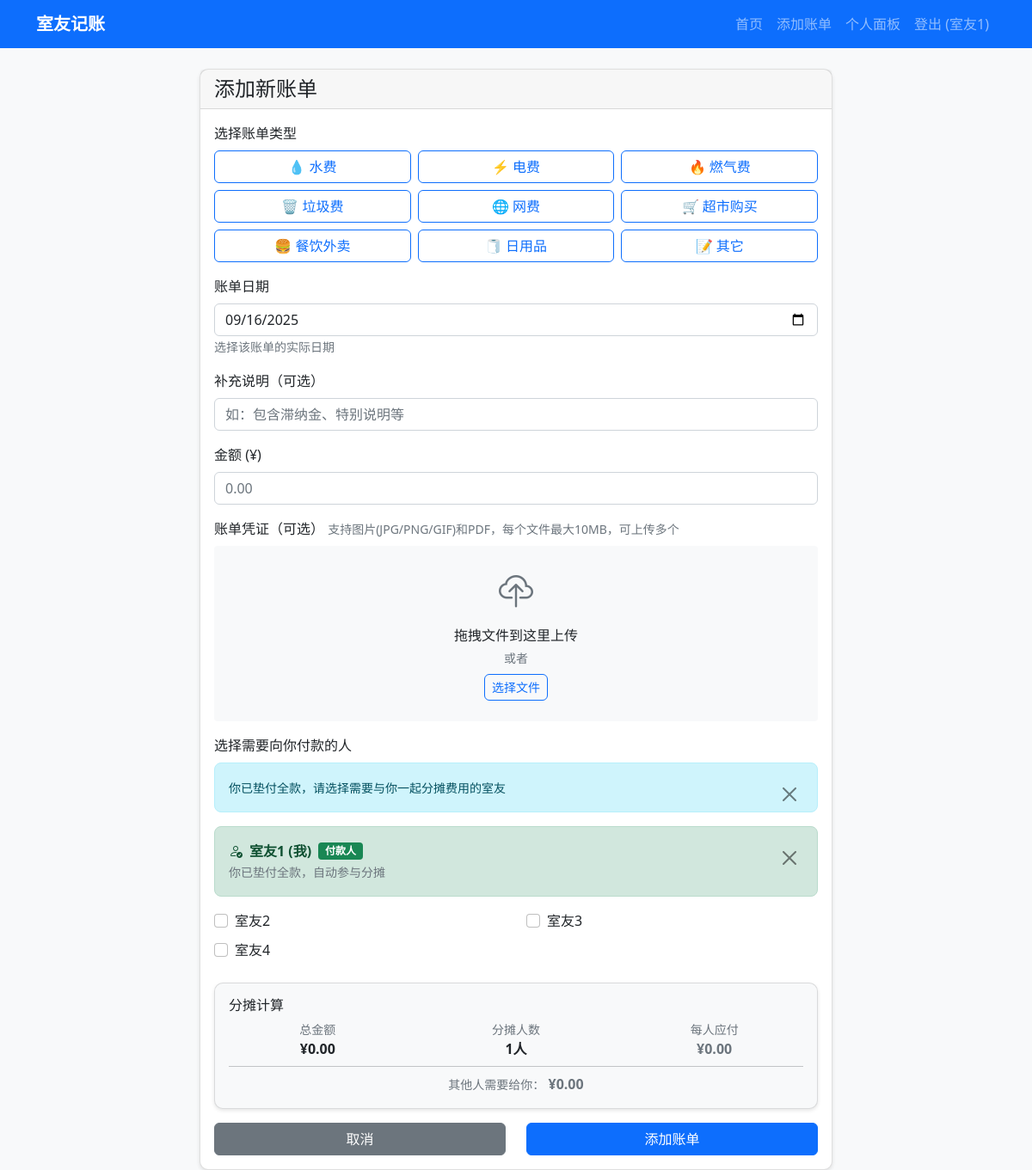
Screenshot of /add_bill (signed in) with the database file from the repository.
### models.py (models this page shows, shortened)
class User(UserMixin, db.Model):
    id = db.Column(db.Integer, primary_key=True)
    username = db.Column(db.String(80), unique=True, nullable=False)
    password_hash = db.Column(db.String(120), nullable=False)
    display_name = db.Column(db.String(100), nullable=False)
    created_at = db.Column(db.DateTime, default=datetime.utcnow)
    bills_paid = db.relationship('Bill', backref='payer', lazy=True, foreign_keys='Bill.payer_id')
    settlements = db.relationship('Settlement', backref='settler', lazy=True)

### app.py (the view, shortened to what this page needs)
@app.route('/add_bill', methods=['GET', 'POST'])
@login_required
def add_bill():
    users = User.query.all()
    today = datetime.now().strftime('%Y-%m-%d')
    return render_template('add_bill.html', users=users, today=today)

### app.py (called while the page is built)
@login_manager.user_loader
def load_user(user_id):
    return User.query.get(int(user_id))

### templates/add_bill.html (shortened to what this page needs)
{% extends "base.html" %}
{% block content %}
<div class="row justify-content-center">
    <div class="col-md-8">
        <div class="card">
            <div class="card-header">
                <h4 class="mb-0">添加新账单</h4>
            </div>
            <div class="card-body">
                <form method="POST" enctype="multipart/form-data">
                    <div class="mb-3">
                        <label class="form-label">选择账单类型</label>
                        <div class="row g-2">
                            <div class="col-md-4 col-6">
                                <label class="btn btn-outline-primary w-100" for="type_water">
                                    💧 水费
                                </label>
                            </div>
                            <div class="col-md-4 col-6">
                                <label class="btn btn-outline-primary w-100" for="type_electricity">
                                    ⚡ 电费
                                </label>
                            </div>
                            <div class="col-md-4 col-6">
                                <label class="btn btn-outline-primary w-100" for="type_gas">
                                    🔥 燃气费
                                </label>
                            </div>
                            <div class="col-md-4 col-6">
                                <label class="btn btn-outline-primary w-100" for="type_trash">
                                    🗑️ 垃圾费
                                </label>
                            </div>
                            <div class="col-md-4 col-6">
                                <label class="btn btn-outline-primary w-100" for="type_internet">
                                    🌐 网费
                                </label>
                            </div>
                            <div class="col-md-4 col-6">
                                <label class="btn btn-outline-primary w-100" for="type_shopping">
                                    🛒 超市购买
                                </label>
                            </div>
                            <div class="col-md-4 col-6">
                                <label class="btn btn-outline-primary w-100" for="type_food">
                                    🍔 餐饮外卖
                                </label>
                            </div>
                            <div class="col-md-4 col-6">
                                <label class="btn btn-outline-primary w-100" for="type_daily">
                                    🧻 日用品
                                </label>
                            </div>
                            <div class="col-md-4 col-6">
                                <label class="btn btn-outline-primary w-100" for="type_other">
                                    📝 其它
                                </label>
                            </div>
                        </div>
                    </div>
                    <div class="mb-3">
                        <label for="bill_date" class="form-label">账单日期</label>
                        <input type="date" class="form-control" id="bill_date" name="bill_date"
                               value="{{ today }}" required>
                        <small class="form-text text-muted">选择该账单的实际日期</small>
                    </div>
                    <div class="mb-3">
                        <label for="notes" class="form-label">补充说明（可选）</label>
                        <input type="text" class="form-control" id="notes" name="notes"
                               placeholder="如：包含滞纳金、特别说明等">
                    </div>
                    <div class="mb-3">
                        <label for="amount" class="form-label">金额 (¥)</label>
                        <input type="number" class="form-control" id="amount" name="amount"
                               step="0.01" min="0" placeholder="0.00" required>
                    </div>
                    <div class="mb-3">
                        <label class="form-label">
                            账单凭证（可选）
                            <small class="text-muted">支持图片(JPG/PNG/GIF)和PDF，每个文件最大10MB，可上传多个</small>
                        </label>
                        <div id="drop-zone" class="border-2 border-dashed border-secondary rounded p-4 text-center position-relative"
                             style="background-color: #f8f9fa; cursor: pointer; min-height: 150px;">
                            <div id="drop-zone-content">
                                <i class="bi bi-cloud-upload fs-1 text-secondary"></i>
                                <p class="mt-2 mb-1">拖拽文件到这里上传</p>
                                <p class="text-muted small mb-2">或者</p>
                                <button type="button" class="btn btn-outline-primary btn-sm" id="browse-btn">
                                    选择文件
                                </button>
                            </div>
                        </div>
                    </div>
                    <div class="mb-3">
                        <label class="form-label">选择需要向你付款的人</label>
                        <div class="alert alert-info alert-dismissible fade show">
                            <button type="button" class="btn-close" data-bs-dismiss="alert" aria-label="关闭"></button>
                            <small>你已垫付全款，请选择需要与你一起分摊费用的室友</small>
                        </div>
                        <div class="alert alert-success mb-3 alert-dismissible fade show">
                            <button type="button" class="btn-close" data-bs-dismiss="alert" aria-label="关闭"></button>
                            <div class="d-flex align-items-center">
                                <i class="bi bi-person-check me-2"></i>
                                <strong>{{ current_user.display_name }} (我)</strong>
                                <span class="badge bg-success ms-2">付款人</span>
                            </div>
                            <small class="text-muted">你已垫付全款，自动参与分摊</small>
                        </div>
                        <div class="row">
                            {% for user in users %}
                                {% if user.id != current_user.id %}
                                    <div class="col-md-6 mb-2">
                                        <div class="form-check">
                                            <input class="form-check-input participant-checkbox" type="checkbox"
                                                   name="participants" value="{{ user.id }}" id="user{{ user.id }}">
                                            <label class="form-check-label" for="user{{ user.id }}">
                                                {{ user.display_name }}
                                            </label>
                                        </div>
                                    </div>
                                {% endif %}
                            {% endfor %}
                        </div>
                    </div>
                    <div class="mb-3">
                        <div class="card bg-light">
                            <div class="card-body">
                                <h6 class="card-title">分摊计算</h6>
                                <div id="split-calculation">
                                    <div class="row text-center">
                                        <div class="col-4">
                                            <div class="text-muted small">总金额</div>
                                            <div class="fw-bold" id="total-amount">¥0.00</div>
                                        </div>
                                        <div class="col-4">
                                            <div class="text-muted small">分摊人数</div>
                                            <div class="fw-bold" id="participant-count">1人</div>
                                        </div>
                                        <div class="col-4">
                                            <div class="text-muted small">每人应付</div>
                                            <div class="fw-bold text-primary" id="per-person-amount">¥0.00</div>
                                        </div>
                                    </div>
                                    <hr class="my-2">
                                    <div class="text-center">
                                        <small class="text-muted">其他人需要给你：</small>
                                        <strong class="text-success" id="others-owe-me">¥0.00</strong>
                                    </div>
                                </div>
                            </div>
                        </div>
                    </div>
                    <div class="row">
                        <div class="col-6">
                            <a href="{{ url_for('index') }}" class="btn btn-secondary w-100">取消</a>
                        </div>
                        <div class="col-6">
                            <button type="submit" class="btn btn-primary w-100">添加账单</button>
                        </div>
                    </div>
                </form>
            </div>
        </div>
    </div>
</div>
{% endblock %}

### templates/base.html (shortened to what this page needs)
<!DOCTYPE html>
<html lang="zh-CN">
<head>
    <link href="https://cdn.jsdelivr.net/npm/bootstrap@5.1.3/dist/css/bootstrap.min.css" rel="stylesheet">
    <link href="https://cdn.jsdelivr.net/npm/bootstrap-icons@1.10.0/font/bootstrap-icons.css" rel="stylesheet">
    <link href="{{ url_for('static', filename='css/style.css') }}" rel="stylesheet">
</head>
<body>
    {% if current_user.is_authenticated %}
    <nav class="navbar navbar-expand-lg navbar-dark bg-primary">
        <div class="container">
            <a class="navbar-brand" href="{{ url_for('index') }}">室友记账</a>
            <div class="navbar-nav ms-auto">
                <a class="nav-link" href="{{ url_for('index') }}">首页</a>
                <a class="nav-link" href="{{ url_for('add_bill') }}">添加账单</a>
                <a class="nav-link" href="{{ url_for('dashboard') }}">个人面板</a>
                <a class="nav-link" href="{{ url_for('logout') }}">登出 ({{ current_user.display_name }})</a>
            </div>
        </div>
    </nav>
    {% endif %}
    <div class="container mt-4">
        {% block content %}{% endblock %}
    </div>
</body>
</html>

### static/css/style.css (style rules this page uses)
body { background-color: #f8f9fa; }
.card { border-radius: 10px; box-shadow: 0 2px 4px rgba(0,0,0,0.1); transition: transform 0.2s; }
.navbar-brand { font-weight: bold; }
.alert { border-radius: 8px; }
.btn { border-radius: 6px; }
.form-control, .form-select { border-radius: 6px; }
.fade-in { animation: fadeIn 0.5s ease-in; }

### templates/base.html (style rules this page uses)
.alert-dismissible { padding-right: 3rem; }
.alert-dismissible .btn-close { position: absolute; top: 0.5rem; right: 0.5rem; z-index: 2; }

### rows the page displays
User: display_name "室友1"
User: display_name "室友2"
User: display_name "室友3"
User: display_name "室友4"
